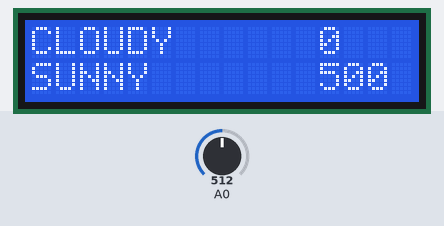
Recording of a sketch running on a simulated Arduino Uno, built with avr-gcc and run on an emulated ATmega328P. On the bench: 16×2 character LCD. The test bench sets the inputs (shaded band); at power-on: A0 = 512. Random numbers use the default seed unless the sketch sets one; what the sketch prints to the serial monitor is not drawn.

Above: at 0.1 s.
At 4.7 s:
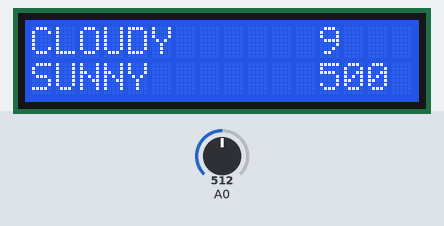
At 9.7 s:
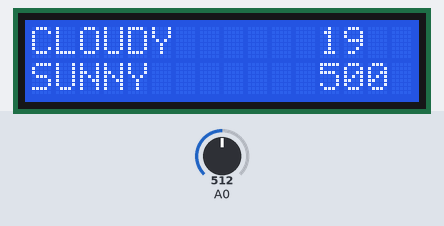
At 19.8 s:
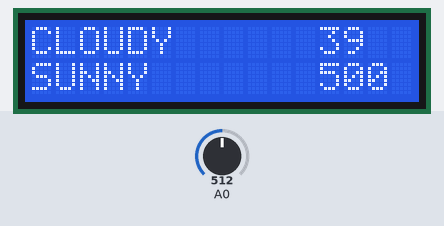
At 29.4 s:
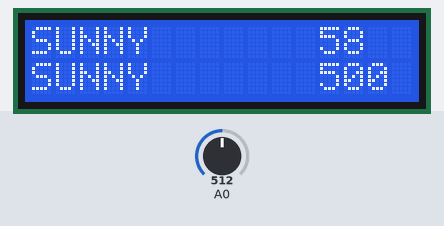
At 39.1 s:
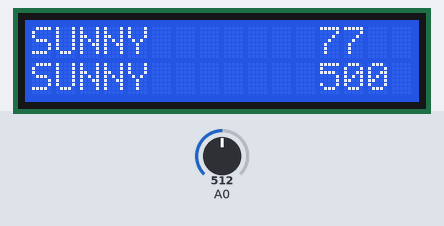

Measured:
- what the display in image 1 shows lasts 0.5 s, from 4.6 s to 5.1 s

The sketch:

prog_arduino.ino
```cpp
#include <LiquidCrystal.h>
#include <math.h>


LiquidCrystal lcd(8, 9, 4, 5, 6, 7);           // select the pins used on the LCD panel

// define some values used by the panel and buttons
int lcd_key     = 0;
int adc_key_in  = 0;

#define btnRIGHT  0
#define btnUP     1
#define btnDOWN   2
#define btnLEFT   3
#define btnSELECT 4
#define btnNONE   5

#define RAINNY        0
#define CLOUDY        1
#define SUNNY         2
#define HEATWAVE      3
#define THUNDERSTORM  4

typedef enum {
  H_INIT,
  H_IDLE,
  H_TICK_H,
  H_TICK_D
} HORLOGE_STATE;

typedef enum {
  M_IDLE,
  M_SELECT
} METROLOGY_STATE;

typedef enum {
  rainny,
  cloudy,
  sunny,
  heatwave,
  thunderstorm
} WEATHER;

typedef enum {
  C_IDLE,
  C_ON,
  C_HOLD
}CLICK_STATE;

// Etats courants
HORLOGE_STATE horlogeState;
METROLOGY_STATE metrologyState;
CLICK_STATE clickState;

// Variables globales
unsigned long timer = 0, clickTimer = 0;
int tempoHour = 500;
int nb_h = 0, nb_d = 0, hFromBegin;
bool tickHour = 0, tickDay = 0;
String currentWeatherString, forecastWeatherString;
int currentWeather, forecastWeather;

// Définitions des fonctions de la tâche Horloge
void horlogeInit();
void horlogeUpdate();
void horlogeOutput();

// Définitions des fonctions de la tâche Metrology
void metrologyInit();
void metrologyUpdate();
void metrologyOutput();

// Définitions des fonctions de la tâche Click
void clickInit();
void clickUpdate();
void clickOutput();

// Définitions des fonctions de l'affichage
void clearLCD();
int read_LCD_buttons();


/******************* Main *********************/

void setup() {
  // start serial
  Serial.begin(9600);

 // start the library
 lcd.begin(16, 2);

  // Initialisation de toutes les machines à états
  horlogeInit();
  metrologyInit();
  clickInit();
}

void loop() {
  // Mise à jour des états
  horlogeUpdate();
  metrologyUpdate();
  clickUpdate();

  // Mise à jour des sorties
  horlogeOutput();
  metrologyOutput();
  clickOutput();

}


/**************** Screen Functions ******************/

int read_LCD_buttons(){               // read the buttons
    adc_key_in = analogRead(0);       // read the value from the sensor

    // my buttons when read are centered at these values: 0, 144, 329, 504, 741
    // we add approx 50 to those values and check to see if we are close
    // We make this the 1st option for speed reasons since it will be the most likely result

    if (adc_key_in > 1000) return btnNONE;
    if (adc_key_in < 50)   return btnRIGHT;
    if (adc_key_in < 250)  return btnUP;
    if (adc_key_in < 450)  return btnDOWN;
    if (adc_key_in < 650)  return btnLEFT;
    if (adc_key_in < 850)  return btnSELECT;

    return btnNONE;                // when all others fail, return this.
}

void clearLCD(){
  lcd.setCursor(0,0);
  lcd.print("                ");
  lcd.setCursor(0,1);
  lcd.print("                ");
}

/**************** Horloge functions ******************/

void horlogeInit() {
  horlogeState = H_INIT;
}

void horlogeUpdate()
{
  HORLOGE_STATE nextState = horlogeState;

  switch (horlogeState)
  {
    case H_INIT :
      timer = millis() + tempoHour;
      nextState = H_IDLE;
      break;
    case H_IDLE :
      if (timer < millis()) nextState = H_TICK_H;
      break;
    case H_TICK_H :
      nb_h ++;
      if (nb_h == 24){
        nb_d++;
        nb_h = 0;
        nextState = H_TICK_D;
      } else if (nb_h < 24) {
        nextState = H_INIT;
      }
      break;
    case H_TICK_D :
      nextState = H_INIT;
      break;
  }
  horlogeState = nextState;
}

void horlogeOutput() {
  switch (horlogeState)
  {
    case H_INIT :
      //lcd.setCursor(14,0);
      //lcd.print(nb_h);
      tickHour = 0;
      tickDay = 0;
      break;
    case H_IDLE :
      break;
    case H_TICK_H :
      tickHour = 1;
      break;
    case H_TICK_D :
      tickDay = 1;
      break;
  }
}


/**************** Metrology functions ******************/

void metrologyInit(){
  metrologyState = M_IDLE;
  currentWeather = CLOUDY;
  forecastWeather = SUNNY;
  lcd.setCursor(0,0);
  lcd.print("CLOUDY          ");
  lcd.setCursor(0,1);
  lcd.print("SUNNY           ");

}

void metrologyUpdate(){
  METROLOGY_STATE nextState = metrologyState;

  switch(metrologyState)
  {
    case M_IDLE :
      if (tickDay) nextState = M_SELECT;
      break;
    case M_SELECT :
      nextState = M_IDLE;
      break;
  }
  metrologyState = nextState;
}

void metrologyOutput(){
    hFromBegin = nb_d * 24 + nb_h;

    lcd.setCursor(12,0);
    lcd.print(hFromBegin);
    lcd.setCursor(12,1);
    lcd.print(tempoHour);

    switch(metrologyState)
    {
      case M_IDLE :
        break;
      case M_SELECT :
        int randCurrent = random(1,101);
        int randForecast = random(1,101);
        if      (randCurrent == 2)                      {currentWeather = (forecastWeather + 2)%5;}
        else if (randCurrent == 1)                      {currentWeather = (forecastWeather - 2)%5;}
        else if (randCurrent > 2 && randCurrent <= 7)   {currentWeather = (forecastWeather + 1)%5;}
        else if (randCurrent > 7 && randCurrent <= 12)  {currentWeather = (forecastWeather - 1)%5;}
        else if (randCurrent > 12 && randCurrent <= 100){currentWeather = forecastWeather;}

        Serial.print("{\"timestamp\" : \"");
        Serial.print(hFromBegin);
        Serial.print("\",\"weather\" : [{\"dfn\" : \"0\", \"weather\" : \"");
        lcd.setCursor(0,0);
        switch (currentWeather){
          case RAINNY :
            lcd.print("RAINNY          ");
            currentWeatherString = "rainny";
            Serial.print("rainny");
            break;
          case CLOUDY :
            lcd.print("CLOUDY          ");
            forecastWeatherString = "cloudy";
            Serial.print("cloudy");
            break;
          case SUNNY :
            lcd.print("SUNNY           ");
            forecastWeatherString = "sunny";
            Serial.print("sunny");
            break;
          case HEATWAVE :
            lcd.print("HEATWAVE        ");
            forecastWeatherString = "heatwave";
            Serial.print("heatwave");
            break;
          case THUNDERSTORM :
            lcd.print("THUNDERSTORM    ");
            forecastWeatherString = "thunderstorm";
            Serial.print("thunderstorm");
            break;
        }
        Serial.print("\"},");

//        lcd.setCursor(13,0);
//        lcd.print(randCurrent);

        if      (randForecast >  0 && randForecast <= 15) {forecastWeather = RAINNY;}
        else if (randForecast > 15 && randForecast <= 35) {forecastWeather = CLOUDY;}
        else if (randForecast > 35 && randForecast <= 75) {forecastWeather = SUNNY;}
        else if (randForecast > 75 && randForecast <= 95) {forecastWeather = HEATWAVE;}
        else if (randForecast > 95 && randForecast <= 100){forecastWeather = THUNDERSTORM;}


        //Serial.print("{\"timestamp\" : \"");
        //Serial.print(hFromBegin);
        //Serial.print("\",\"weather\" : {\"dfn\" : \"1\", \"weather\" : \"");
        Serial.print("{\"dfn\" : \"1\", \"weather\" : \"");

        lcd.setCursor(0,1);
        //lcd.print("Tomorow : ");
        switch (forecastWeather){
          case RAINNY :
            lcd.print("RAINNY          ");
            forecastWeatherString = "rainny";
            Serial.print("rainny");
            break;
          case CLOUDY :
            lcd.print("CLOUDY          ");
            forecastWeatherString = "cloudy";
            Serial.print("cloudy");
            break;
          case SUNNY :
            lcd.print("SUNNY           ");
            forecastWeatherString = "sunny";
            Serial.print("sunny");
            break;
          case HEATWAVE :
            lcd.print("HEATWAVE        ");
            forecastWeatherString = "heatwave";
            Serial.print("heatwave");
            break;
          case THUNDERSTORM :
            lcd.print("THUNDERSTROM    ");
            forecastWeatherString = "thunderstorm";
            Serial.print("thunderstorm");
            break;
        }
        Serial.print("\"}]}");
        Serial.println("!");

//        lcd.setCursor(13,1);
//        lcd.print(randForecast);

        //Serial.println("<{\"timestamp\" : \"345\",\"weather\" : [{\"dfn\" : \"0\", \"weather\" : \"sunny\"},{\"dfn\" : \"1\", \"weather\" : \"sunny\"}]}>");
        //Serial.flush();
        break;
    }
}


/**************** Click functions ******************/

void clickInit(){
  clickState = C_IDLE;
}

void clickUpdate(){
  CLICK_STATE nextClickState = clickState;
  int btn = read_LCD_buttons();
  switch (clickState)
  {
    case C_IDLE :
      if (btn != btnNONE) {
        nextClickState = C_ON;
        clickTimer = millis()+10;
      }
      break;
    case C_ON :
      if (clickTimer < millis() && read_LCD_buttons() != btnNONE){
        nextClickState = C_HOLD;
      }
      break;
    case C_HOLD :
      if (read_LCD_buttons() == btnNONE)
        nextClickState = C_IDLE;
      break;
  }
  clickState = nextClickState;
}

void clickOutput(){

  int btn = read_LCD_buttons();
  static bool first = false;
  switch (clickState)
  {
    case C_IDLE :
      break;
    case C_ON :
      first = true;
      break;
    case C_HOLD :
      if (first){
        switch (btn)
        {
          case btnRIGHT:
            break;
          case btnUP:
            if (tempoHour < 12400)
              tempoHour += 100;
            break;
          case btnDOWN:
            if (tempoHour >= 200)
              tempoHour -= 100;
            break;
          case btnLEFT:
            break;
          case btnSELECT:
            break;
          case btnNONE:
            break;
        }
        first = false;
      }
      break;
  }
}
```
